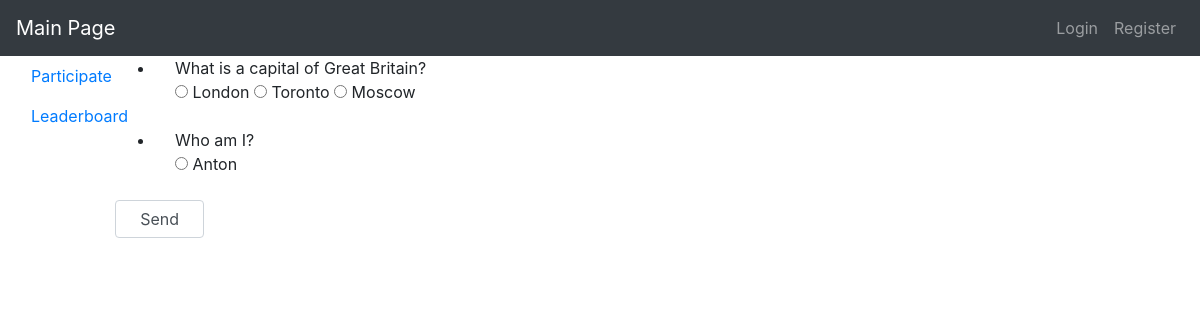
The app's page /play/1, older data.
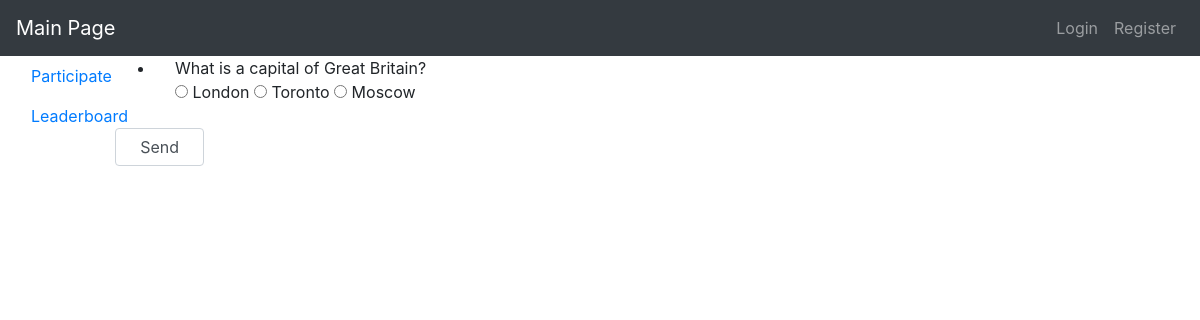
The same page, newer data.
### orm.py (models this page shows)
class BaseModel(Model):
    class Meta:
        database = db

class Question(BaseModel):
    number = IntegerField()
    content = TextField()
    correct_answer = IntegerField()
    test = ForeignKeyField(Test, backref="questions")

class Answer(BaseModel):
    number = IntegerField()
    content = TextField()
    question = ForeignKeyField(Question, backref="answers")

### app.py (the view)
@app.route('/play/<int:ident>')
def page_list_test(ident):
    questions = Test.get_by_id(ident).questions
    return render_template("p_user_test_take.html", model=questions, id=ident)

### app.py (called while the page is built)
@app.before_request
def before_request():
    db.connect()

@app.after_request
def after_request(response):
    db.close()
    return response

### templates/p_user_test_take.html
{% extends "bootstrap/base.html" %}
{% block content %}
    <div class="left">
        <form method="post" action="{{ url_for('action_eval_test', ident=id) }}">
            <ul>
            {% for i in model %}
                <li>
                    <div class="form-group form-check">
                    {{ i.content }} <br>
                    {% set first=True %}
                    {% for j in i.answers %}
                        <input type="radio" name="q{{ i.number }}" id="q{{ i.number }}_{{ j.number }}" value="{{ j.number }}"
                                {% if first %} required {% set first=False %} {% endif %}  >
                        <label for="q{{ i.number }}_{{ j.number }}">{{ j.content }}</label>
                    {% endfor %}
                    </div>
                </li>
            {% endfor %}
            </ul>
            <input type="submit" class="form-control col-lg-1 col-md-2 col-sm-2 col-xl-1" value="Send">
        </form>
    </div>
{% endblock %}

Row changes from the older to the newer data that the page shows:
removed Question: content "Who am I?"
removed Answer: number "☐ Anton", content "Anton", shown under "Who am I?"
